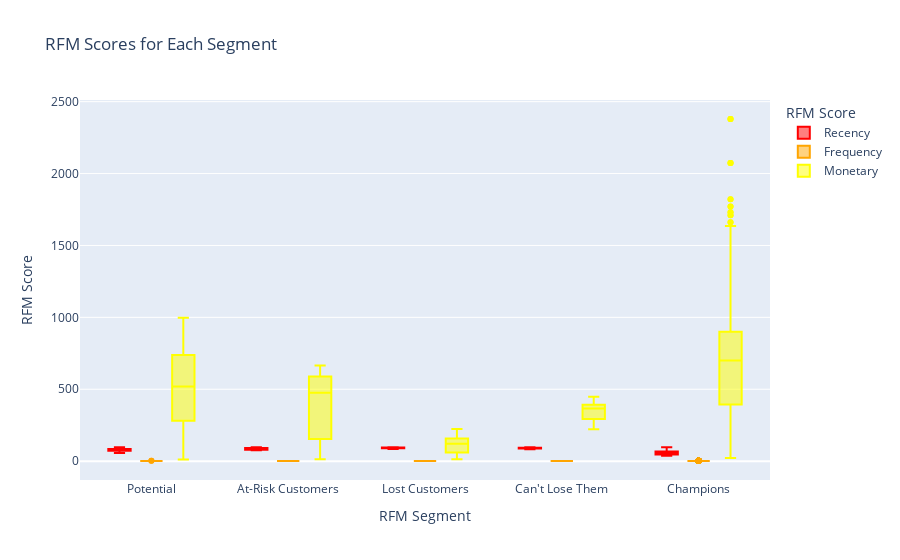

Notebook code for this chart:
### Code cell
import plotly.express as px

# Define the colors for each segment
colors = ['red', 'orange', 'yellow', 'green', 'blue', 'purple']

# Melt the data to long format
melted_data = pd.melt(data, id_vars=['RFM Customer Segments'], value_vars=['Recency', 'Frequency', 'Monetary'], var_name='RFM Score', value_name='Score Value')

# Create a box plot of the RFM scores for each segment
fig = px.box(melted_data, x='RFM Customer Segments', y='Score Value', color='RFM Score', color_discrete_sequence=colors, title='RFM Scores for Each Segment')
fig.update_layout(xaxis_title='RFM Segment', yaxis_title='RFM Score')
fig.show()

### Figure 1 — Plotly figure (JSON) as saved in the notebook; plotly's stock layout.template omitted (floating-point values rounded to 4 significant figures; data arrays with more than 128 entries replaced by an {"elided": "..."} marker saying what was removed)
{"data": [{"alignmentgroup": "True", "hovertemplate": "RFM Score=Recency<br>RFM Customer Segments=%{x}<br>Score Value=%{y}<extra></extra>", "legendgroup": "Recency", "marker": {"color": "red"}, "name": "Recency", "notched": false, "offsetgroup": "Recency", "orientation": "v", "showlegend": true, "type": "box", "x": {"elided": "1000 str values"}, "x0": " ", "xaxis": "x", "y": {"elided": "1000 int values"}, "y0": " ", "yaxis": "y"}, {"alignmentgroup": "True", "hovertemplate": "RFM Score=Frequency<br>RFM Customer Segments=%{x}<br>Score Value=%{y}<extra></extra>", "legendgroup": "Frequency", "marker": {"color": "orange"}, "name": "Frequency", "notched": false, "offsetgroup": "Frequency", "orientation": "v", "showlegend": true, "type": "box", "x": {"elided": "1000 str values"}, "x0": " ", "xaxis": "x", "y": {"elided": "1000 int values"}, "y0": " ", "yaxis": "y"}, {"alignmentgroup": "True", "hovertemplate": "RFM Score=Monetary<br>RFM Customer Segments=%{x}<br>Score Value=%{y}<extra></extra>", "legendgroup": "Monetary", "marker": {"color": "yellow"}, "name": "Monetary", "notched": false, "offsetgroup": "Monetary", "orientation": "v", "showlegend": true, "type": "box", "x": {"elided": "1000 str values"}, "x0": " ", "xaxis": "x", "y": {"elided": "1000 float values"}, "y0": " ", "yaxis": "y"}], "layout": {"boxmode": "group", "legend": {"title": {"text": "RFM Score"}, "tracegroupgap": 0}, "title": {"text": "RFM Scores for Each Segment"}, "xaxis": {"anchor": "y", "domain": [0, 1], "title": {"text": "RFM Segment"}}, "yaxis": {"anchor": "x", "domain": [0, 1], "title": {"text": "RFM Score"}}}}
